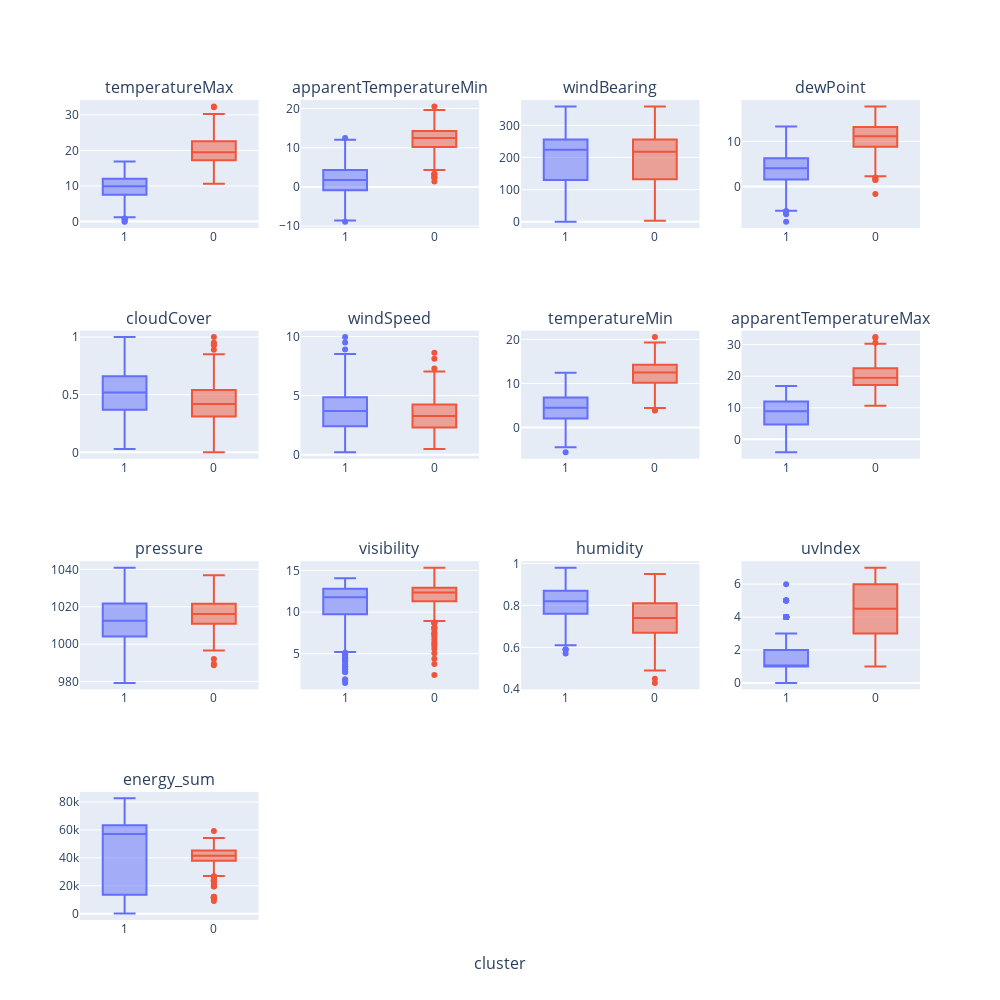

Notebook code for this chart:
### Code cell
temp = dataset1.drop(['cluster3', 'cluster4','cluster5','cluster6','precipType', 'holiday_id'], axis = 1)
fig = make_subplots(rows=4, cols=4,x_title= 'cluster',subplot_titles=temp.drop(['cluster2'], axis = 1).columns)

for i,col in enumerate(temp.drop(['cluster2'], axis = 1)):
    q, mod = divmod(i, 4)
    for t in px.box(temp, x="cluster2", y=col, color="cluster2").data:
        fig.add_trace(t, row=q+1, col=mod+1)
fig.update_layout(
    autosize=False,
    width=1000,
    height=1000
    )
fig.update_traces(showlegend=False)
fig.show()

### Figure 1 — Plotly figure (JSON) as saved in the notebook; plotly's stock layout.template omitted (floating-point values rounded to 4 significant figures; data arrays with more than 128 entries replaced by an {"elided": "..."} marker saying what was removed)
{"data": [{"alignmentgroup": "True", "hovertemplate": "cluster2=%{x}<br>temperatureMax=%{y}<extra></extra>", "legendgroup": "1", "marker": {"color": "#636efa"}, "name": "1", "notched": false, "offsetgroup": "1", "orientation": "v", "showlegend": false, "type": "box", "x": {"elided": "498 str values"}, "x0": " ", "xaxis": "x", "y": {"elided": "498 float values"}, "y0": " ", "yaxis": "y"}, {"alignmentgroup": "True", "hovertemplate": "cluster2=%{x}<br>temperatureMax=%{y}<extra></extra>", "legendgroup": "0", "marker": {"color": "#EF553B"}, "name": "0", "notched": false, "offsetgroup": "0", "orientation": "v", "showlegend": false, "type": "box", "x": {"elided": "330 str values"}, "x0": " ", "xaxis": "x", "y": {"elided": "330 float values"}, "y0": " ", "yaxis": "y"}, {"alignmentgroup": "True", "hovertemplate": "cluster2=%{x}<br>apparentTemperatureMin=%{y}<extra></extra>", "legendgroup": "1", "marker": {"color": "#636efa"}, "name": "1", "notched": false, "offsetgroup": "1", "orientation": "v", "showlegend": false, "type": "box", "x": {"elided": "498 str values"}, "x0": " ", "xaxis": "x2", "y": {"elided": "498 float values"}, "y0": " ", "yaxis": "y2"}, {"alignmentgroup": "True", "hovertemplate": "cluster2=%{x}<br>apparentTemperatureMin=%{y}<extra></extra>", "legendgroup": "0", "marker": {"color": "#EF553B"}, "name": "0", "notched": false, "offsetgroup": "0", "orientation": "v", "showlegend": false, "type": "box", "x": {"elided": "330 str values"}, "x0": " ", "xaxis": "x2", "y": {"elided": "330 float values"}, "y0": " ", "yaxis": "y2"}, {"alignmentgroup": "True", "hovertemplate": "cluster2=%{x}<br>windBearing=%{y}<extra></extra>", "legendgroup": "1", "marker": {"color": "#636efa"}, "name": "1", "notched": false, "offsetgroup": "1", "orientation": "v", "showlegend": false, "type": "box", "x": {"elided": "498 str values"}, "x0": " ", "xaxis": "x3", "y": {"elided": "498 int values"}, "y0": " ", "yaxis": "y3"}, {"alignmentgroup": "True", "hovertemplate": "cluster2=%{x}<br>windBearing=%{y}<extra></extra>", "legendgroup": "0", "marker": {"color": "#EF553B"}, "name": "0", "notched": false, "offsetgroup": "0", "orientation": "v", "showlegend": false, "type": "box", "x": {"elided": "330 str values"}, "x0": " ", "xaxis": "x3", "y": {"elided": "330 int values"}, "y0": " ", "yaxis": "y3"}, {"alignmentgroup": "True", "hovertemplate": "cluster2=%{x}<br>dewPoint=%{y}<extra></extra>", "legendgroup": "1", "marker": {"color": "#636efa"}, "name": "1", "notched": false, "offsetgroup": "1", "orientation": "v", "showlegend": false, "type": "box", "x": {"elided": "498 str values"}, "x0": " ", "xaxis": "x4", "y": {"elided": "498 float values"}, "y0": " ", "yaxis": "y4"}, {"alignmentgroup": "True", "hovertemplate": "cluster2=%{x}<br>dewPoint=%{y}<extra></extra>", "legendgroup": "0", "marker": {"color": "#EF553B"}, "name": "0", "notched": false, "offsetgroup": "0", "orientation": "v", "showlegend": false, "type": "box", "x": {"elided": "330 str values"}, "x0": " ", "xaxis": "x4", "y": {"elided": "330 float values"}, "y0": " ", "yaxis": "y4"}, {"alignmentgroup": "True", "hovertemplate": "cluster2=%{x}<br>cloudCover=%{y}<extra></extra>", "legendgroup": "1", "marker": {"color": "#636efa"}, "name": "1", "notched": false, "offsetgroup": "1", "orientation": "v", "showlegend": false, "type": "box", "x": {"elided": "498 str values"}, "x0": " ", "xaxis": "x5", "y": {"elided": "498 float values"}, "y0": " ", "yaxis": "y5"}, {"alignmentgroup": "True", "hovertemplate": "cluster2=%{x}<br>cloudCover=%{y}<extra></extra>", "legendgroup": "0", "marker": {"color": "#EF553B"}, "name": "0", "notched": false, "offsetgroup": "0", "orientation": "v", "showlegend": false, "type": "box", "x": {"elided": "330 str values"}, "x0": " ", "xaxis": "x5", "y": {"elided": "330 float values"}, "y0": " ", "yaxis": "y5"}, {"alignmentgroup": "True", "hovertemplate": "cluster2=%{x}<br>windSpeed=%{y}<extra></extra>", "legendgroup": "1", "marker": {"color": "#636efa"}, "name": "1", "notched": false, "offsetgroup": "1", "orientation": "v", "showlegend": false, "type": "box", "x": {"elided": "498 str values"}, "x0": " ", "xaxis": "x6", "y": {"elided": "498 float values"}, "y0": " ", "yaxis": "y6"}, {"alignmentgroup": "True", "hovertemplate": "cluster2=%{x}<br>windSpeed=%{y}<extra></extra>", "legendgroup": "0", "marker": {"color": "#EF553B"}, "name": "0", "notched": false, "offsetgroup": "0", "orientation": "v", "showlegend": false, "type": "box", "x": {"elided": "330 str values"}, "x0": " ", "xaxis": "x6", "y": {"elided": "330 float values"}, "y0": " ", "yaxis": "y6"}, {"alignmentgroup": "True", "hovertemplate": "cluster2=%{x}<br>temperatureMin=%{y}<extra></extra>", "legendgroup": "1", "marker": {"color": "#636efa"}, "name": "1", "notched": false, "offsetgroup": "1", "orientation": "v", "showlegend": false, "type": "box", "x": {"elided": "498 str values"}, "x0": " ", "xaxis": "x7", "y": {"elided": "498 float values"}, "y0": " ", "yaxis": "y7"}, {"alignmentgroup": "True", "hovertemplate": "cluster2=%{x}<br>temperatureMin=%{y}<extra></extra>", "legendgroup": "0", "marker": {"color": "#EF553B"}, "name": "0", "notched": false, "offsetgroup": "0", "orientation": "v", "showlegend": false, "type": "box", "x": {"elided": "330 str values"}, "x0": " ", "xaxis": "x7", "y": {"elided": "330 float values"}, "y0": " ", "yaxis": "y7"}, {"alignmentgroup": "True", "hovertemplate": "cluster2=%{x}<br>apparentTemperatureMax=%{y}<extra></extra>", "legendgroup": "1", "marker": {"color": "#636efa"}, "name": "1", "notched": false, "offsetgroup": "1", "orientation": "v", "showlegend": false, "type": "box", "x": {"elided": "498 str values"}, "x0": " ", "xaxis": "x8", "y": {"elided": "498 float values"}, "y0": " ", "yaxis": "y8"}, {"alignmentgroup": "True", "hovertemplate": "cluster2=%{x}<br>apparentTemperatureMax=%{y}<extra></extra>", "legendgroup": "0", "marker": {"color": "#EF553B"}, "name": "0", "notched": false, "offsetgroup": "0", "orientation": "v", "showlegend": false, "type": "box", "x": {"elided": "330 str values"}, "x0": " ", "xaxis": "x8", "y": {"elided": "330 float values"}, "y0": " ", "yaxis": "y8"}, {"alignmentgroup": "True", "hovertemplate": "cluster2=%{x}<br>pressure=%{y}<extra></extra>", "legendgroup": "1", "marker": {"color": "#636efa"}, "name": "1", "notched": false, "offsetgroup": "1", "orientation": "v", "showlegend": false, "type": "box", "x": {"elided": "498 str values"}, "x0": " ", "xaxis": "x9", "y": {"elided": "498 float values"}, "y0": " ", "yaxis": "y9"}, {"alignmentgroup": "True", "hovertemplate": "cluster2=%{x}<br>pressure=%{y}<extra></extra>", "legendgroup": "0", "marker": {"color": "#EF553B"}, "name": "0", "notched": false, "offsetgroup": "0", "orientation": "v", "showlegend": false, "type": "box", "x": {"elided": "330 str values"}, "x0": " ", "xaxis": "x9", "y": {"elided": "330 float values"}, "y0": " ", "yaxis": "y9"}, {"alignmentgroup": "True", "hovertemplate": "cluster2=%{x}<br>visibility=%{y}<extra></extra>", "legendgroup": "1", "marker": {"color": "#636efa"}, "name": "1", "notched": false, "offsetgroup": "1", "orientation": "v", "showlegend": false, "type": "box", "x": {"elided": "498 str values"}, "x0": " ", "xaxis": "x10", "y": {"elided": "498 float values"}, "y0": " ", "yaxis": "y10"}, {"alignmentgroup": "True", "hovertemplate": "cluster2=%{x}<br>visibility=%{y}<extra></extra>", "legendgroup": "0", "marker": {"color": "#EF553B"}, "name": "0", "notched": false, "offsetgroup": "0", "orientation": "v", "showlegend": false, "type": "box", "x": {"elided": "330 str values"}, "x0": " ", "xaxis": "x10", "y": {"elided": "330 float values"}, "y0": " ", "yaxis": "y10"}, {"alignmentgroup": "True", "hovertemplate": "cluster2=%{x}<br>humidity=%{y}<extra></extra>", "legendgroup": "1", "marker": {"color": "#636efa"}, "name": "1", "notched": false, "offsetgroup": "1", "orientation": "v", "showlegend": false, "type": "box", "x": {"elided": "498 str values"}, "x0": " ", "xaxis": "x11", "y": {"elided": "498 float values"}, "y0": " ", "yaxis": "y11"}, {"alignmentgroup": "True", "hovertemplate": "cluster2=%{x}<br>humidity=%{y}<extra></extra>", "legendgroup": "0", "marker": {"color": "#EF553B"}, "name": "0", "notched": false, "offsetgroup": "0", "orientation": "v", "showlegend": false, "type": "box", "x": {"elided": "330 str values"}, "x0": " ", "xaxis": "x11", "y": {"elided": "330 float values"}, "y0": " ", "yaxis": "y11"}, {"alignmentgroup": "True", "hovertemplate": "cluster2=%{x}<br>uvIndex=%{y}<extra></extra>", "legendgroup": "1", "marker": {"color": "#636efa"}, "name": "1", "notched": false, "offsetgroup": "1", "orientation": "v", "showlegend": false, "type": "box", "x": {"elided": "498 str values"}, "x0": " ", "xaxis": "x12", "y": {"elided": "498 int values"}, "y0": " ", "yaxis": "y12"}, {"alignmentgroup": "True", "hovertemplate": "cluster2=%{x}<br>uvIndex=%{y}<extra></extra>", "legendgroup": "0", "marker": {"color": "#EF553B"}, "name": "0", "notched": false, "offsetgroup": "0", "orientation": "v", "showlegend": false, "type": "box", "x": {"elided": "330 str values"}, "x0": " ", "xaxis": "x12", "y": {"elided": "330 int values"}, "y0": " ", "yaxis": "y12"}, {"alignmentgroup": "True", "hovertemplate": "cluster2=%{x}<br>energy_sum=%{y}<extra></extra>", "legendgroup": "1", "marker": {"color": "#636efa"}, "name": "1", "notched": false, "offsetgroup": "1", "orientation": "v", "showlegend": false, "type": "box", "x": {"elided": "498 str values"}, "x0": " ", "xaxis": "x13", "y": {"elided": "498 float values"}, "y0": " ", "yaxis": "y13"}, {"alignmentgroup": "True", "hovertemplate": "cluster2=%{x}<br>energy_sum=%{y}<extra></extra>", "legendgroup": "0", "marker": {"color": "#EF553B"}, "name": "0", "notched": false, "offsetgroup": "0", "orientation": "v", "showlegend": false, "type": "box", "x": {"elided": "330 str values"}, "x0": " ", "xaxis": "x13", "y": {"elided": "330 float values"}, "y0": " ", "yaxis": "y13"}], "layout": {"annotations": [{"font": {"size": 16}, "showarrow": false, "text": "temperatureMax", "x": 0.1062, "xanchor": "center", "xref": "paper", "y": 1, "yanchor": "bottom", "yref": "paper"}, {"font": {"size": 16}, "showarrow": false, "text": "apparentTemperatureMin", "x": 0.3688, "xanchor": "center", "xref": "paper", "y": 1, "yanchor": "bottom", "yref": "paper"}, {"font": {"size": 16}, "showarrow": false, "text": "windBearing", "x": 0.6313, "xanchor": "center", "xref": "paper", "y": 1, "yanchor": "bottom", "yref": "paper"}, {"font": {"size": 16}, "showarrow": false, "text": "dewPoint", "x": 0.8938, "xanchor": "center", "xref": "paper", "y": 1, "yanchor": "bottom", "yref": "paper"}, {"font": {"size": 16}, "showarrow": false, "text": "cloudCover", "x": 0.1062, "xanchor": "center", "xref": "paper", "y": 0.7188, "yanchor": "bottom", "yref": "paper"}, {"font": {"size": 16}, "showarrow": false, "text": "windSpeed", "x": 0.3688, "xanchor": "center", "xref": "paper", "y": 0.7188, "yanchor": "bottom", "yref": "paper"}, {"font": {"size": 16}, "showarrow": false, "text": "temperatureMin", "x": 0.6313, "xanchor": "center", "xref": "paper", "y": 0.7188, "yanchor": "bottom", "yref": "paper"}, {"font": {"size": 16}, "showarrow": false, "text": "apparentTemperatureMax", "x": 0.8938, "xanchor": "center", "xref": "paper", "y": 0.7188, "yanchor": "bottom", "yref": "paper"}, {"font": {"size": 16}, "showarrow": false, "text": "pressure", "x": 0.1062, "xanchor": "center", "xref": "paper", "y": 0.4375, "yanchor": "bottom", "yref": "paper"}, {"font": {"size": 16}, "showarrow": false, "text": "visibility", "x": 0.3688, "xanchor": "center", "xref": "paper", "y": 0.4375, "yanchor": "bottom", "yref": "paper"}, {"font": {"size": 16}, "showarrow": false, "text": "humidity", "x": 0.6313, "xanchor": "center", "xref": "paper", "y": 0.4375, "yanchor": "bottom", "yref": "paper"}, {"font": {"size": 16}, "showarrow": false, "text": "uvIndex", "x": 0.8938, "xanchor": "center", "xref": "paper", "y": 0.4375, "yanchor": "bottom", "yref": "paper"}, {"font": {"size": 16}, "showarrow": false, "text": "energy_sum", "x": 0.1062, "xanchor": "center", "xref": "paper", "y": 0.1562, "yanchor": "bottom", "yref": "paper"}, {"font": {"size": 16}, "showarrow": false, "text": "cluster", "x": 0.5, "xanchor": "center", "xref": "paper", "y": 0, "yanchor": "top", "yref": "paper", "yshift": -30}], "autosize": false, "height": 1000, "width": 1000, "xaxis": {"anchor": "y", "domain": [0, 0.2125]}, "xaxis10": {"anchor": "y10", "domain": [0.2625, 0.475]}, "xaxis11": {"anchor": "y11", "domain": [0.525, 0.7375]}, "xaxis12": {"anchor": "y12", "domain": [0.7875, 1]}, "xaxis13": {"anchor": "y13", "domain": [0, 0.2125]}, "xaxis14": {"anchor": "y14", "domain": [0.2625, 0.475]}, "xaxis15": {"anchor": "y15", "domain": [0.525, 0.7375]}, "xaxis16": {"anchor": "y16", "domain": [0.7875, 1]}, "xaxis2": {"anchor": "y2", "domain": [0.2625, 0.475]}, "xaxis3": {"anchor": "y3", "domain": [0.525, 0.7375]}, "xaxis4": {"anchor": "y4", "domain": [0.7875, 1]}, "xaxis5": {"anchor": "y5", "domain": [0, 0.2125]}, "xaxis6": {"anchor": "y6", "domain": [0.2625, 0.475]}, "xaxis7": {"anchor": "y7", "domain": [0.525, 0.7375]}, "xaxis8": {"anchor": "y8", "domain": [0.7875, 1]}, "xaxis9": {"anchor": "y9", "domain": [0, 0.2125]}, "yaxis": {"anchor": "x", "domain": [0.8438, 1]}, "yaxis10": {"anchor": "x10", "domain": [0.2812, 0.4375]}, "yaxis11": {"anchor": "x11", "domain": [0.2812, 0.4375]}, "yaxis12": {"anchor": "x12", "domain": [0.2812, 0.4375]}, "yaxis13": {"anchor": "x13", "domain": [0, 0.1562]}, "yaxis14": {"anchor": "x14", "domain": [0, 0.1562]}, "yaxis15": {"anchor": "x15", "domain": [0, 0.1562]}, "yaxis16": {"anchor": "x16", "domain": [0, 0.1562]}, "yaxis2": {"anchor": "x2", "domain": [0.8438, 1]}, "yaxis3": {"anchor": "x3", "domain": [0.8438, 1]}, "yaxis4": {"anchor": "x4", "domain": [0.8438, 1]}, "yaxis5": {"anchor": "x5", "domain": [0.5625, 0.7188]}, "yaxis6": {"anchor": "x6", "domain": [0.5625, 0.7188]}, "yaxis7": {"anchor": "x7", "domain": [0.5625, 0.7188]}, "yaxis8": {"anchor": "x8", "domain": [0.5625, 0.7188]}, "yaxis9": {"anchor": "x9", "domain": [0.2812, 0.4375]}}}
